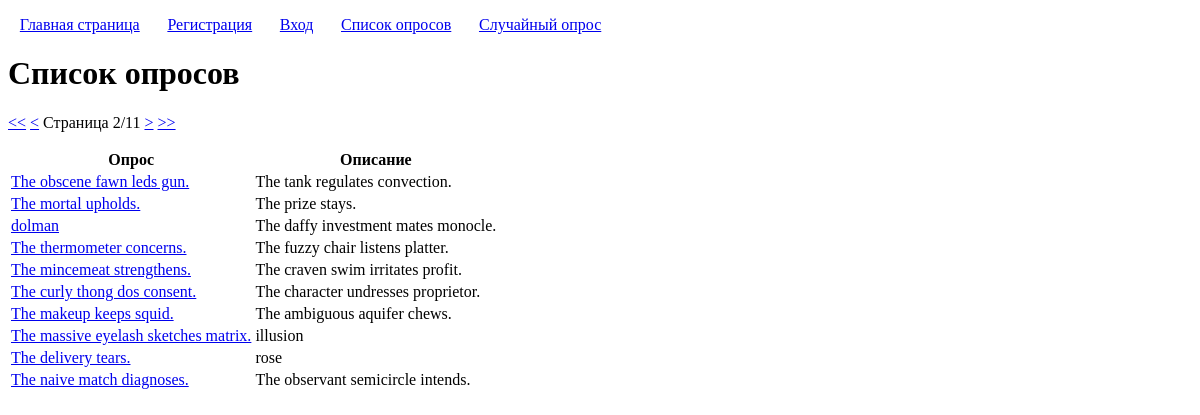
The page /enterpoll/polls/list/?page_number=2 on the database its author committed.
### polls/models.py (models this page shows, shortened)
class Poll(models.Model):
	title = models.CharField('Заголовок', max_length=100, validators=[custom_validators.forbidden_words])
	description = models.CharField('Описание', max_length=100, blank=True, null=True, validators=[custom_validators.forbidden_words])
	user = models.ForeignKey(User, on_delete=models.CASCADE, verbose_name='Автор')
	created = models.DateTimeField('Время создания', auto_now_add=True)

### polls/views.py (the view)
# urls.py: path("polls/list/", views.PollsListView.as_view(), name="polls_list"),
class PollsListView(ListView):
	model = Poll
	ordering = '-created'
	paginate_by = 10
	page_kwarg = 'page_number'
	context_object_name = 'polls'
	template_name = 'polls/polls_list.html'
	def get_context_data(self, **kwargs):
		context = super().get_context_data(**kwargs)
		context['page_kwarg'] = self.page_kwarg
		return context

### templatetags/pagination.py (called while the page is built)
@register.inclusion_tag('pagination.html')
def pagination(page_kwarg, page_obj):
	return {'page_kwarg': page_kwarg, 'page_obj': page_obj}

### polls/templates/polls/polls_list.html (shortened to what this page needs)
{% extends "base.html" %}
{% load pagination %}
{% block h1 %}Список опросов{% endblock h1 %}
{% block content %}
	{% if polls %}
		{% pagination page_kwarg page_obj %}
		<table>
			<thead>
				<tr>
					<th>Опрос</th>
					<th>Описание</th>
				</tr>
			</thead>
			<tbody>
				{% for poll in page_obj %}
					<tr>
						<td>
							<a href="{% url 'poll_page' poll.pk %}">{{ poll.title }}</a>
						</td>
						<td>
							{{ poll.description }}
						</td>
					</tr>
				{% endfor %}
			</tbody>
		</table>
	{% else %}
		<p>Опросы отсутствуют.</p>
	{% endif %}
{% endblock content %}

### rows shown on the page
Poll: title "The obscene fawn leds gun.", description "The tank regulates convection."
Poll: title "The mortal upholds.", description "The prize stays."
Poll: title "dolman", description "The daffy investment mates monocle."
Poll: title "The thermometer concerns.", description "The fuzzy chair listens platter."
Poll: title "The mincemeat strengthens.", description "The craven swim irritates profit."
Poll: title "The curly thong dos consent.", description "The character undresses proprietor."
Poll: title "The makeup keeps squid.", description "The ambiguous aquifer chews."
Poll: title "The massive eyelash sketches matrix.", description "illusion"
Poll: title "The delivery tears.", description "rose"
Poll: title "The naive match diagnoses.", description "The observant semicircle intends."

### other values the page prints
{{ page_obj.number }} "2"
{{ page_obj.paginator.num_pages }} "11"
